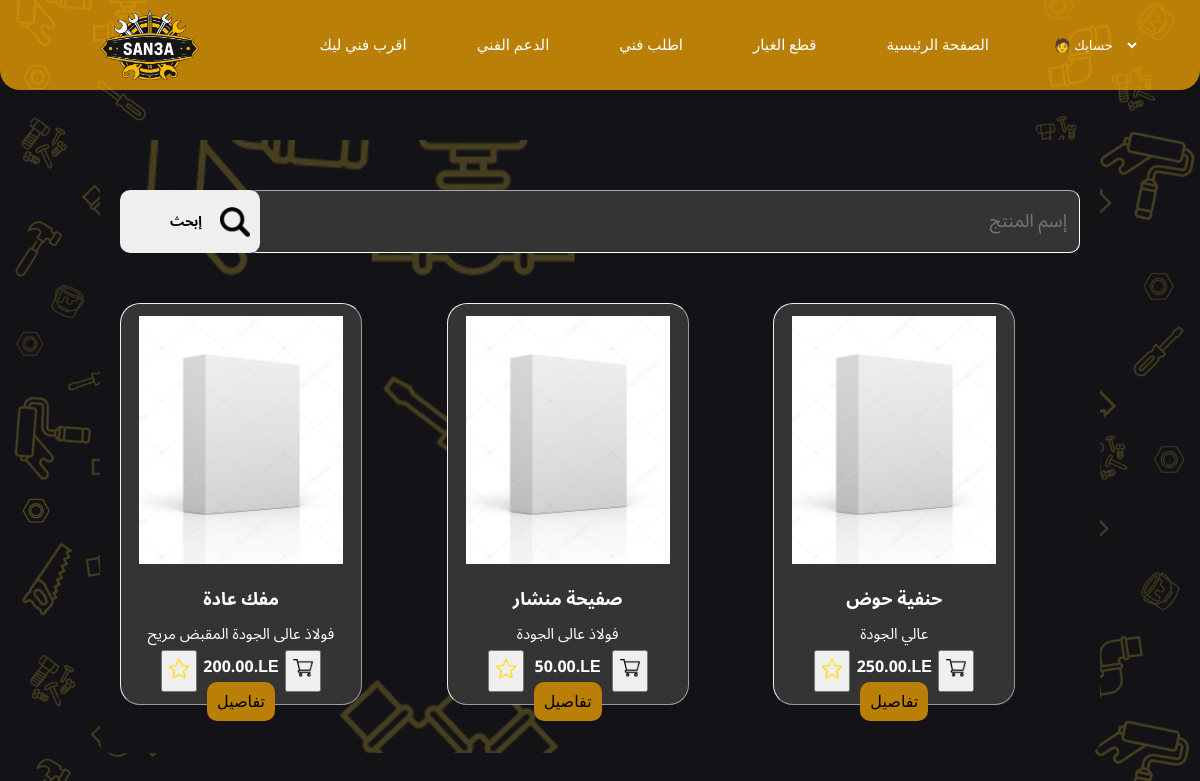
Screenshot of /shop.php (signed in) with the database file from the repository.
### tables this page shows
CREATE TABLE `products` (
  `product_id` int(11) NOT NULL,
  `category_id` int(11) NOT NULL,
  `name` varchar(100) NOT NULL,
  `description` text DEFAULT NULL,
  `price` decimal(10,2) NOT NULL,
  `stock` int(11) NOT NULL,
  `discount` decimal(5,2) DEFAULT 0.00,
  `created_at` timestamp NOT NULL DEFAULT current_timestamp(),
  `image_url` varchar(255) DEFAULT 'Resorces/product.jpg',
  `min_stock_level` int(11) DEFAULT 1,
  `properties` varchar(2000) DEFAULT NULL
);

### shop.php (the view, shortened to what this page needs)
<?php
include("DBconn/conn.php");
$sql = "SELECT * FROM products";
$result = mysqli_query($conn,$sql);
?>
<!DOCTYPE html>
<html>
<head>
    <link rel="stylesheet" href="./style/general.css">
    <link rel="stylesheet" href="./style/main.css">
    <link rel="stylesheet" href="./style/shop.css">
</head>
<body>
    <main>
<form  method="get">
        <div class="search-bar">
            <button class="search-button" type="submit">
                <p class="search-title">
                    إبحث
                </p>
                <img src="Resorces/magnifying-glass.png" class="magnifier">
            </button>
            <input type="text" placeholder="إسم المنتج" class="product-name" name="search">
        </div>
        <div class="products-container">
            <?php
                if(mysqli_num_rows($result) > 0){
                    while($row=mysqli_fetch_assoc($result)){
                        echo '<div class="product-container">
                                <img src="'.$row['image_url'].'" class="mafak">
                                    <p class="title-card-bold">'.$row['name'].'</p>
                                    <p class="title-card-light">'.$row['description'].'</p>
                                    <div class="button-card" name="add_cart">
                                        <button >
                                            <img src="Resorces/star-small.png">
                                        </button>
                                        <p>'.$row["price"].'.LE</p>
                                        <button>
                                            <img src="Resorces/shopping-cart.png">
                                        </button>
                                    </div>
                                    <div><a class="info"  href="product-inside.php?id='.$row['product_id'].'">تفاصيل</a></div>
                        </div>';
                    }
                }
                else{
                    echo "<p class='error'>لا توجد نتائج.</p>";
                }
                ?>
        </div>
    </main>
</body>
</html>

### style/general.css (style rules this page uses)
html { margin: 0; padding: 0; }
body { margin: 0; background-color: rgb(30,30,30); width: 100%; }
button { font-family: "Noto Sans Arabic", sans-serif; }
p { font-family: "Noto Sans Arabic", sans-serif; margin: 0; }

### style/main.css (style rules this page uses)
main { display: flex; flex-direction: column; text-align: center; padding-bottom: 30px ; margin: 50px 100px 0px 100px; background-image: url(../Resorces/background.jpg); border-radius: 12px; min-width: 395px; }
.search-bar { display: flex; flex: 1; justify-content: center; margin: 50px 20px; }
.magnifier { width: 30px; vertical-align: middle; }
.search-title { display: inline-block; vertical-align: middle; margin-right: 15px; font-weight: 600; }
.search-button { padding: 0px 10px 0px 50px; justify-content: center; border-radius: 10px; border: none; margin-right: -13px; z-index: 1; flex-shrink: 0; transition: background-color 0.3s; }
.product-name { border-radius: 10px; background-color: rgb(52,52,52); border-color: white; border-width: 0.5px; padding: 20px 12px 20px 12px; color: white; direction: rtl; font-size: 18px; display: flex; flex: 1 }
.product-name::placeholder { text-align: right; margin-right: 6px; font-family: "Noto Sans Arabic", sans-seri; }
.products-container { display: grid; grid-template-columns: 1fr 1fr 1fr 1fr; gap: 20px; margin: 18px 20px; align-items: center; justify-content: center; }
@media (max-width: 1250px) { .products-container { grid-template-columns: 1fr 1fr 1fr; } }
.product-container { border-color: white; border: outset; border-width: 1px; background-color: rgb(52, 52, 52); border-radius: 20px; width: 240px; height: 400px; }
.mafak { width: 85%; margin: 12px 0px; }
.title-card-bold { font-weight: 700; font-size: 18px; color: white; text-align: center; }
.title-card-light { font-size: 15px; font-weight: 500; color: white; text-align: center; }

### style/shop.css (style rules this page uses)
body { background: url(../Resorces/background.jpg); font-family: "Tajawal", sans-serif; background-repeat: no-repeat; background-position: absolute; background-size: cover; height:100vh; margin: 0px; }
.header { display: flex; justify-content: space-between; align-items: center; padding: 20px 60px; background-color: rgba(255, 174, 0, 0.7); border-radius: 0 0 20px 20px; height: 50px; }
.logo { width: 99px; padding: 0px 40px; }
.link { display: flex; gap: 30px; font-size: 15px; }
.link a { text-decoration: none; padding: 4px 20px; color: #fff; }
.manage { font-family: "Tajawal", sans-serif; background: none; border: none; color: white; }
option { background-color: rgb(212, 138, 0); text-align: center; border-radius: 30px; }

### shop.php (style rules this page uses)
a.info { padding: 10px; color: black; border-radius: 10px; background-color: #b97f07; text-decoration: none; margin-top: 100px; }

### rows the page displays
products: image_url (picture), name "مفك عادة", description "فولاذ عالى الجودة المقبض مريح", price "200.00"
products: image_url (picture), name "صفيحة منشار", description "فولاذ عالى الجودة", price "50.00"
products: image_url (picture), name "حنفية حوض", description "عالي الجودة", price "250.00"
